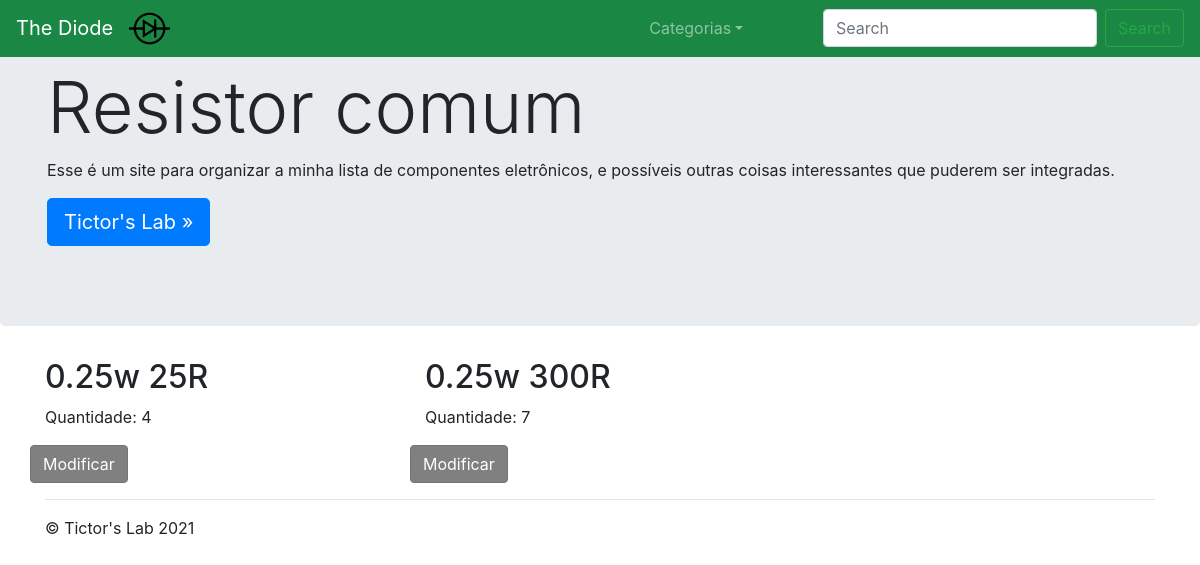
Before: /1/1/ with the older database file.
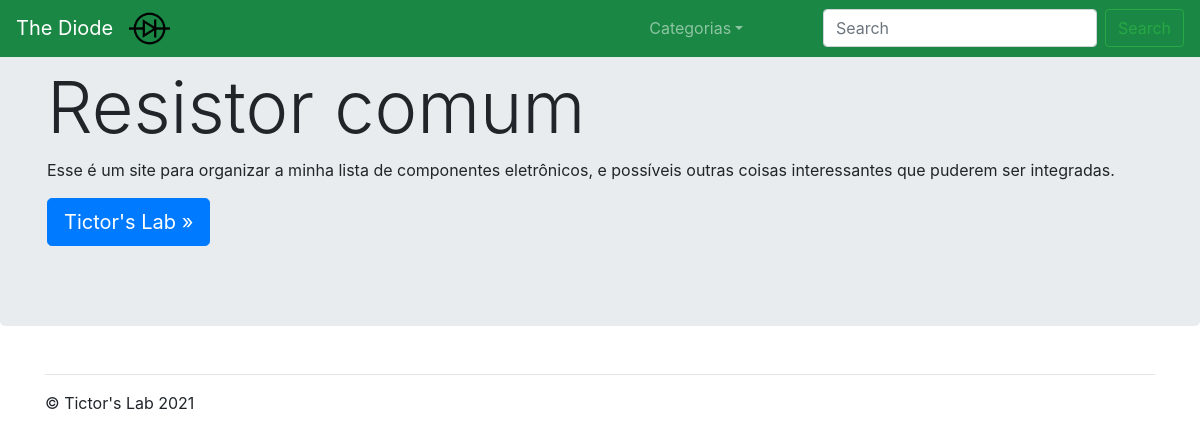
After: the same page with the newer database file.
### componente/models.py (models this page shows, shortened)
class Componente(models.Model):
    tipo       = models.ForeignKey('TipoDeComponente', on_delete=models.CASCADE, default="1")
    nome       = models.CharField(max_length=100, null=True)
    quantidade = models.IntegerField(default=0)

### core/views.py (the view)
# urls.py: path('<int:id_categoria>/<int:id>/', componentes, name='componentes'),
def componentes(request, id_categoria, id):
    conta_componentes()
    componentes = Componente.objects.filter(tipo=id)
    categorias = Categoria.objects.all()
    context = {'componentes': componentes,
               'categorias':categorias,
               'tipo_especifico':TipoDeComponente.objects.get(id=id),
               'id_categoria':id_categoria,
               'id_tipo':id}
    return render(request, 'core/componentes.html', context)

### componente/models.py (called while the page is built)
    def __str__(self):
        return self.nome

### core/views.py (called while the page is built)
def conta_componentes():
    categorias = Categoria.objects.all()
    count = 0
    count_total = 0
    for categoria in categorias:
        tipodecomponentes_filtrados = categoria.tipodecomponente_set.all()
        for tipodecomponente in tipodecomponentes_filtrados:
            componentes_filtrados = tipodecomponente.componente_set.all()
            for componente_filtrado in componentes_filtrados:
                count += componente_filtrado.quantidade
            tipodecomponente.quantidade = count
            tipodecomponente.save()
            count_total += count
            count = 0
        categoria.quantidade = count_total
        categoria.save()
        count_total = 0

### core/templates/core/componentes.html (shortened to what this page needs)
{% extends 'core/base.html' %}
{% load static %}
{% block content %}
<nav class="navbar navbar-expand-md navbar-dark fixed-top" style="background-color: #1a8844;">
    <a class="navbar-brand" href="../../">The Diode</a>
    <div class="collapse navbar-collapse" id="navbarsExampleDefault">
        <ul class="navbar-nav mr-auto">
            <li>
                <img src="{% static 'core/imagens/Diode.png' %}" style="width:8%;">
            </li>
            <li class="nav-item dropdown">
                <a class="nav-link dropdown-toggle" href="#" id="dropdown01" data-toggle="dropdown" aria-haspopup="true"
                    aria-expanded="false">Categorias</a>
            </li>
        </ul>
        <form class="form-inline my-2 my-lg-0" action="/search">
            <input name="q" class="form-control mr-sm-2" type="text" placeholder="Search" aria-label="Search">
            <button class="btn btn-outline-success my-2 my-sm-0" type="submit">Search</button>
        </form>
    </div>
</nav>
<main role="main">
    <div class="jumbotron">
        <div class="container">
            <h1 class="display-3">{{ tipo_especifico }}</h1>
            <p>Esse é um site para organizar a minha lista de componentes eletrônicos, e possíveis outras coisas interessantes que puderem ser integradas.</p>
            <p><a class="btn btn-primary btn-lg" href="http://tictorslab.blogspot.com/" role="button">Tictor's Lab &raquo;</a></p>
        </div>
    </div>
    <div class="container">
        <div class="row">
            {% for componente in componentes %}
            <div class="col-md-4">
                <h2>{{ componente.nome }}</h2>
                <p>Quantidade: {{ componente.quantidade }}</p>
                <div class="row">
                    <div>
                    <button class="btn btn-secondary" onclick="document.location='../../{{ id_antigo_antigo }}/{{ id_antigo }}/{{ componente.id }}'" role="button" style="background-color: #808080;">Modificar</button>
                    </div>
                </div>
            </div>
            {% endfor %}
        </div>
        <hr>
    </div>
</main>
<footer class="container">
    <p>&copy; Tictor's Lab 2021</p>
</footer>
{% endblock %}

Changed rows visible on the page:
removed Componente: nome "0.25w 25R", quantidade "4"
removed Componente: nome "0.25w 300R", quantidade "7"
